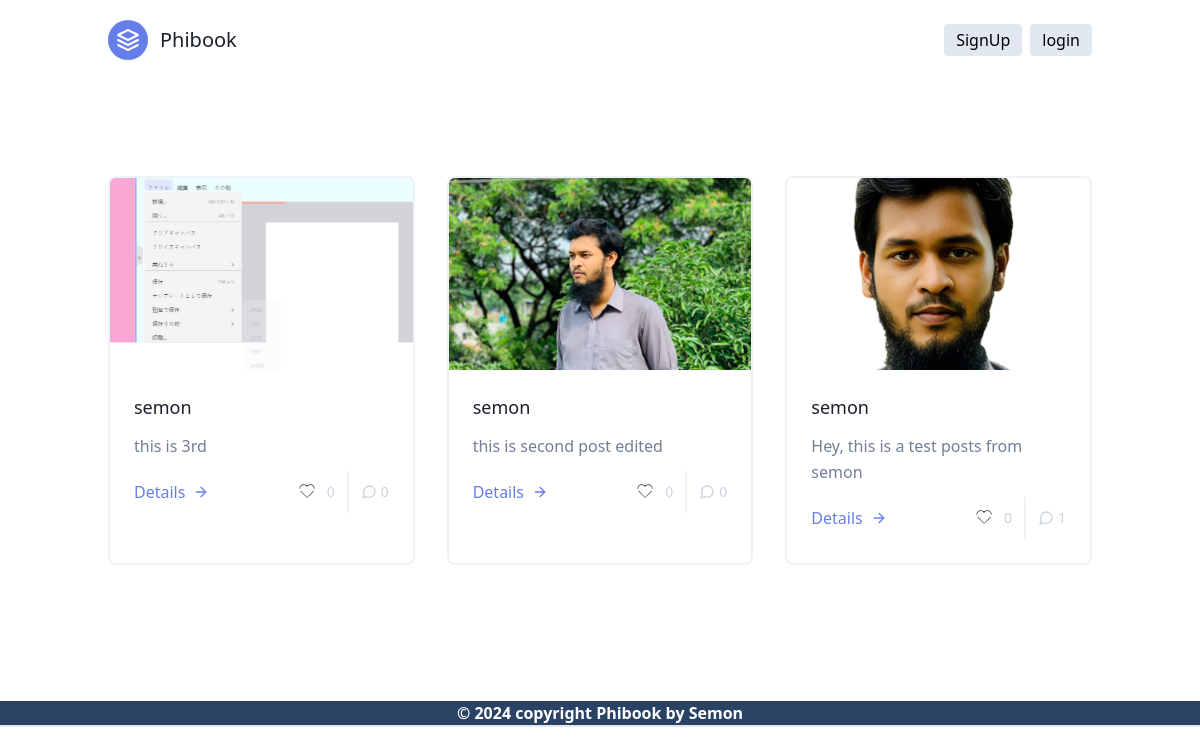
The app's page /, older data.
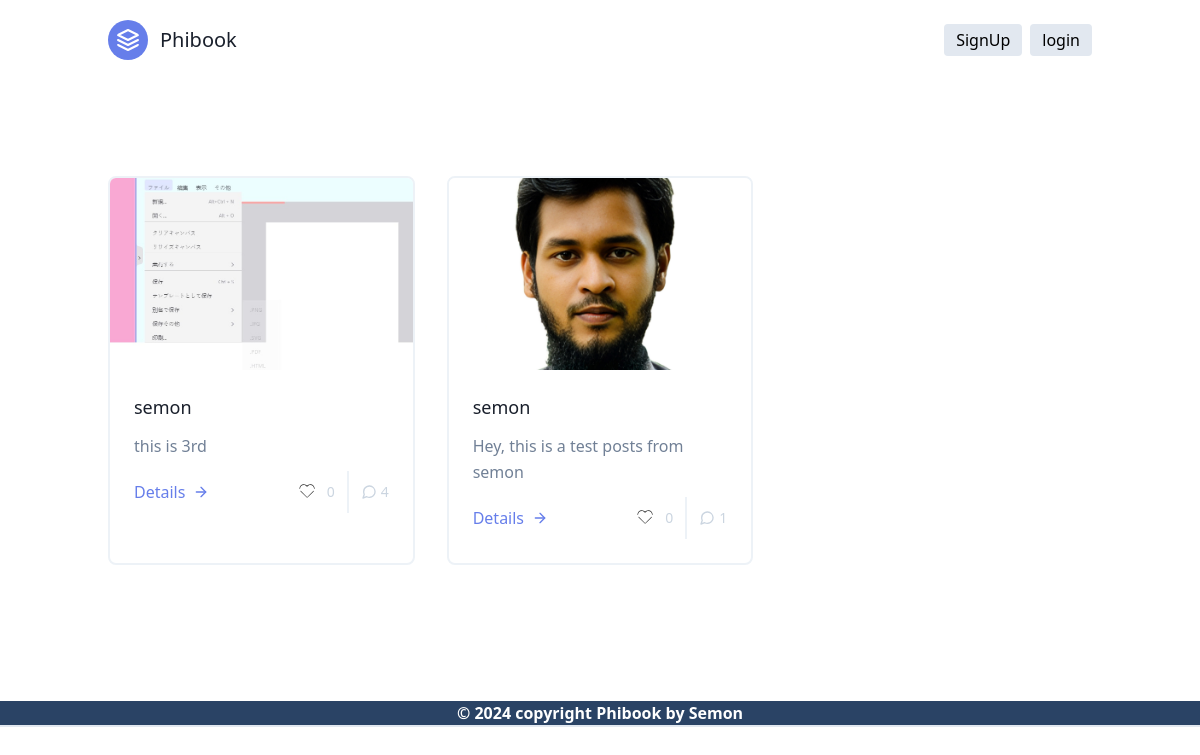
The same page, newer data.
### Posts/models.py (models this page shows, shortened)
class Post(models.Model):
    author = models.ForeignKey(User, on_delete=models.CASCADE)
    content = models.TextField()
    image = models.ImageField(upload_to='Posts/images/', blank=True, null=True)
    created_at = models.DateTimeField(auto_now_add=True)
    likes = models.ManyToManyField(User, related_name='liked_posts', blank=True)
    class Meta:
        ordering = ['-created_at']

### core/views.py (the view)
# urls.py: 2. Add a URL to urlpatterns:  path('', views.home, name='home')
def home(request):
    posts = Post.objects.all()
    comments = Comment.objects.all()  # Fetch all comments
    comment_form = forms.CommentForm()
    return render(request, 'index.html', {'posts': posts, 'comments': comments, 'comment_form': comment_form})

### core/templates/index.html (shortened to what this page needs)
{% extends 'base.html' %}
{% load static %}
{% block content %}
<section class="text-gray-600 body-font">
    <div class="container px-5 py-24 mx-auto">
      <div class="flex flex-wrap -m-4">
        {% for post in posts %}
          <div class="p-4 md:w-1/3">
            <div class="h-full border-2 border-gray-200 border-opacity-60 rounded-lg overflow-hidden">
              <img class="lg:h-48 md:h-36 w-full object-cover object-center" src="{{ post.image.url }}" alt="{{ post.title }}">
              <div class="p-6">
                <h1 class="title-font text-lg font-medium text-gray-900 mb-3">{{ post.author }}</h1>
                <p class="leading-relaxed mb-3">{{ post.content }}</p>
                <div class="flex items-center flex-wrap ">
                    <a href="{% url 'post_details' post.id %}" class="text-indigo-500 inline-flex items-center md:mb-2 lg:mb-0">Details
                      <svg class="w-4 h-4 ml-2" viewBox="0 0 24 24" stroke="currentColor" stroke-width="2" fill="none" stroke-linecap="round" stroke-linejoin="round">
                        <path d="M5 12h14"></path>
                        <path d="M12 5l7 7-7 7"></path>
                      </svg>
                    </a>
                    <span class="text-gray-400 mr-3 inline-flex items-center lg:ml-auto md:ml-0 ml-auto leading-none text-sm pr-3 py-1 border-r-2 border-gray-200">
                        <form method="post" action="{% url 'like_post' post.id %}">
                            {% if request.user in post.likes.all %}
                              <button type="submit" name="action" value="unlike" >
                                <svg class="w-8 h-8 mr-1"  xmlns="http://www.w3.org/2000/svg" viewBox="0 0 200 200" xml:space="preserve"><path fill="#FF0000" d="M100.832 141.398c-1.4 0-2.8-.6-3.8-1.6l-37.2-37.2c-.8-.8-.8-2 0-2.8.8-.8 2-.8 2.8 0l37.2 37.2c.5.5 1.4.5 2 0l37.2-37.2c.8-.8 2-.8 2.8 0 .8.8.8 2 0 2.8l-37.2 37.2c-1 1-2.4 1.6-3.8 1.6zM54.832 86.998c-1.1 0-2-.9-2-2 0-14.9 12.1-27 27-27 8.7 0 17 4.3 22 11.4.6.9.4 2.2-.5 2.8s-2.1.4-2.8-.5c-4.2-6.1-11.3-9.7-18.7-9.7-12.7 0-23 10.3-23 23 0 1.1-.9 2-2 2z"/><path fill="#FF0000" d="M145.832 86.998c-1.1 0-2-.9-2-2 0-12.7-10.3-23-23-23-7.4 0-14.5 3.6-18.8 9.7-.6.9-1.9 1.1-2.8.5-.9-.6-1.1-1.9-.5-2.8 5.1-7.1 13.3-11.4 22.1-11.4 14.9 0 27 12.1 27 27 0 1.1-.9 2-2 2z"/></svg>
                              </button>
                            {% else %}
                              <button type="submit" name="action" value="like">
                              </button>
                            {% endif %}
                          </form>
                       {{ post.likes.count }}
                    </span>
                    <span class="text-gray-400 inline-flex items-center leading-none text-sm">
                      {{ post.comments.count }}
                    </span>
                  </div>
              </div>
            </div>
          </div>
        {% endfor %}
      </div>
    </div>
  </section>
{% endblock %}

Row changes from the older to the newer data that the page shows:
removed Post: image (picture), author "semon", content "this is second post edited", likes.count "0", comments.count "0"
computed for Post "this is 3rd": comments.count "0" → "4"
